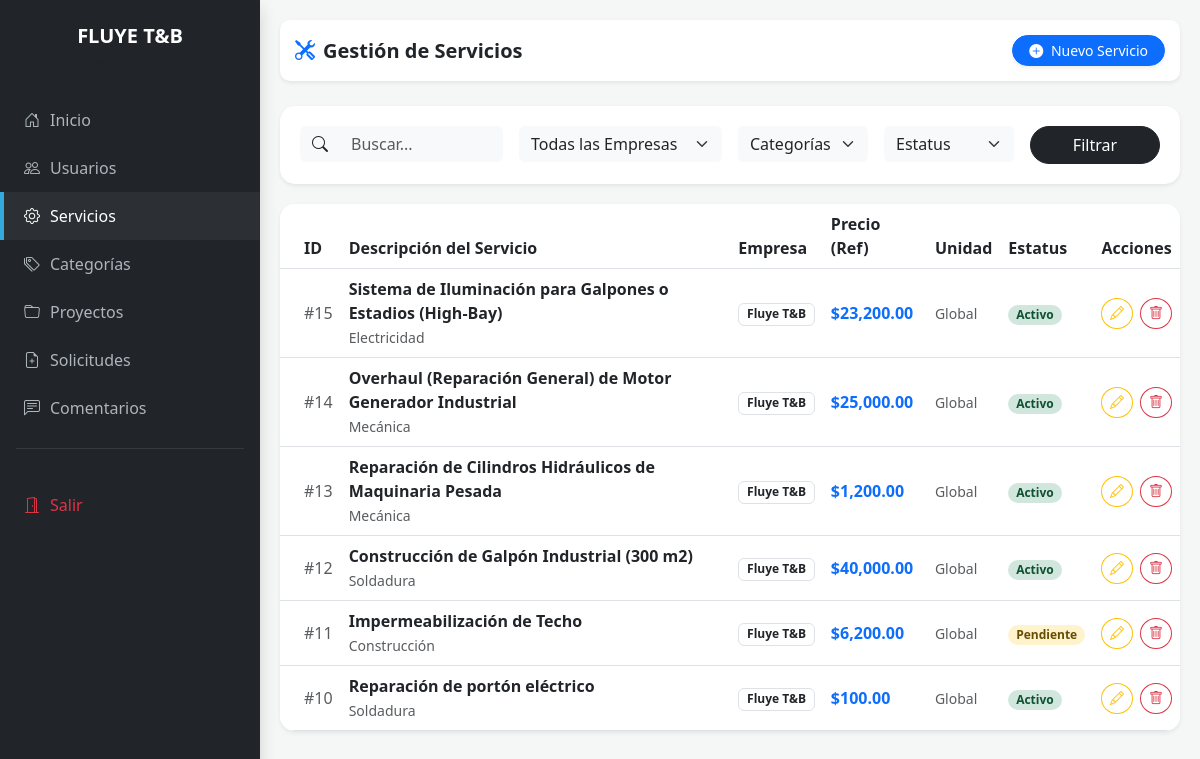
Page /servicios.php on the committed database.
### tables this page shows
CREATE TABLE `servicio` (
  `id_servicio` int NOT NULL,
  `tipo_servicio` varchar(100) DEFAULT NULL,
  `precio_referencial` decimal(10,2) DEFAULT NULL,
  `unidad_medida` enum('Hora','Metro','Kilo','Global') DEFAULT 'Global',
  `id_status` int DEFAULT NULL,
  `id_tipo` int DEFAULT NULL
);

CREATE TABLE `tipo` (
  `id_tipo` int NOT NULL,
  `nombre_tipo` varchar(100) DEFAULT NULL,
  `icono_tipo` varchar(50) DEFAULT 'bi-tag'
);

CREATE TABLE `Empresa` (
  `id_empresa` int NOT NULL,
  `nombre_empresa` varchar(100) DEFAULT NULL,
  `rif` varchar(20) DEFAULT NULL
);

CREATE TABLE `status_servicios` (
  `id_status` int NOT NULL,
  `nombre_status` varchar(50) DEFAULT NULL
);

### servicios.php (the view, shortened to what this page needs)
<?php
$host = 'localhost';
$db   = 'fluyetyb_proyecto';
$user = 'fluyetyb_fluyetyb-proyecto';
$pass = 'Cum2026*';
$conexion = mysqli_connect($host, $user, $pass, $db);
$where = " WHERE 1=1 ";
$query = "SELECT s.*, st.nombre_status, t.nombre_tipo, e.nombre_empresa
          FROM servicio s
          LEFT JOIN status_servicios st ON s.id_status = st.id_status
          LEFT JOIN tipo t ON s.id_tipo = t.id_tipo
          LEFT JOIN R_E_S r ON s.id_servicio = r.id_servicio
          LEFT JOIN Empresa e ON r.id_empresa = e.id_empresa
          $where
          ORDER BY s.id_servicio DESC";
$resultado = mysqli_query($conexion, $query);
?>
<!DOCTYPE html>
<html lang="es">
<head>
    <link href="https://cdn.jsdelivr.net/npm/bootstrap@5.3.0/dist/css/bootstrap.min.css" rel="stylesheet">
    <link rel="stylesheet" href="https://cdn.jsdelivr.net/npm/bootstrap-icons@1.11.0/font/bootstrap-icons.css">
</head>
<body>
<div class="d-flex">
    <?php include 'sidebar.php'; ?>
    <div class="main-content">
        <div class="top-nav d-flex justify-content-between align-items-center shadow-sm">
            <div class="d-flex align-items-center gap-3">
                <h5 class="mb-0 fw-bold text-dark">
                    <i class="bi bi-tools text-primary me-2"></i>Gestión de Servicios
                </h5>
            </div>
            <a href="nuevo_servicio.php" class="btn btn-primary btn-sm rounded-pill px-3 shadow-sm">
                <i class="bi bi-plus-circle-fill me-1"></i>
                <span class="d-none d-sm-inline">Nuevo Servicio</span>
            </a>
        </div>
        <div class="card filter-card shadow-sm">
            <form method="GET" action="servicios.php" class="row g-3">
                <div class="col-md-3">
                    <div class="input-group">
                        <span class="input-group-text bg-light border-0"><i class="bi bi-search"></i></span>
                        <input type="text" name="buscar" class="form-control bg-light border-0" placeholder="Buscar..." value="<?php echo htmlspecialchars($_GET['buscar'] ?? ''); ?>">
                    </div>
                </div>
                <div class="col-md-3">
                    <select name="f_empresa" class="form-select bg-light border-0">
                        <option value="">Todas las Empresas</option>
                    </select>
                </div>
                <div class="col-md-2">
                    <select name="f_tipo" class="form-select bg-light border-0">
                        <option value="">Categorías</option>
                    </select>
                </div>
                <div class="col-md-2">
                    <select name="f_status" class="form-select bg-light border-0">
                        <option value="">Estatus</option>
                    </select>
                </div>
                <div class="col-md-2">
                    <button type="submit" class="btn btn-dark w-100 rounded-pill">Filtrar</button>
                </div>
            </form>
        </div>
        <div class="card table-card shadow-sm">
            <div class="table-responsive">
                <table class="table table-hover align-middle mb-0">
                    <thead class="bg-light">
                        <tr>
                            <th class="ps-4">ID</th>
                            <th>Descripción del Servicio</th>
                            <th>Empresa</th>
                            <th>Precio (Ref)</th>
                            <th>Unidad</th>
                            <th>Estatus</th>
                            <th class="text-center">Acciones</th>
                        </tr>
                    </thead>
                    <tbody>
                        <?php while($s = mysqli_fetch_assoc($resultado)):
                            $nombre_st = $s['nombre_status'] ?? 'Desconocido';
                            $nombre_emp = $s['nombre_empresa'] ?? '<span class="text-danger">Sin Empresa</span>';
                            $clase_status = 'badge-pendiente';
                            if($s['id_status'] == 1) $clase_status = 'badge-activo';
                        ?>
                        <tr>
                            <td class="ps-4 text-muted">#<?php echo $s['id_servicio']; ?></td>
                            <td>
                                <span class="fw-bold text-dark d-block"><?php echo htmlspecialchars($s['tipo_servicio']); ?></span>
                                <small class="text-muted"><?php echo htmlspecialchars($s['nombre_tipo'] ?? 'S/N'); ?></small>
                            </td>
                            <td><span class="badge bg-white text-dark border"><?php echo $nombre_emp; ?></span></td>
                            <td><span class="text-primary fw-semibold">$<?php echo number_format($s['precio_referencial'], 2); ?></span></td>
                            <td><small class="text-muted"><?php echo htmlspecialchars($s['unidad_medida']); ?></small></td>
                            <td>
                                <span class="badge rounded-pill <?php echo $clase_status; ?>">
                                    <?php echo htmlspecialchars($nombre_st); ?>
                                </span>
                            </td>
                            <td class="text-center">
                                <div class="btn-group gap-2">
                                    <a href="editar_servicio.php?id=<?php echo $s['id_servicio']; ?>"
                                       class="btn btn-sm btn-outline-warning rounded-circle" title="Editar">
                                         <i class="bi bi-pencil"></i>
                                    </a>
                                    <a href="servicios.php?eliminar=<?php echo $s['id_servicio']; ?>"
                                       class="btn btn-sm btn-outline-danger rounded-circle"
                                       onclick="return confirm('¿Seguro que deseas eliminar este servicio?');" title="Eliminar">
                                         <i class="bi bi-trash"></i>
                                    </a>
                                </div>
                            </td>
                        </tr>
                        <?php endwhile; ?>
                    </tbody>
                </table>
            </div>
        </div>
    </div>
</div>
</body>
</html>

### servicios.php (style rules this page uses)
body { background-color: #f4f7f6; min-height: 100vh; margin: 0; }
.main-content { flex: 1; padding: 20px; transition: all 0.3s; min-width: 0; }
.top-nav { background: white; padding: 15px; border-radius: 10px; box-shadow: 0 2px 5px rgba(0,0,0,0.05); margin-bottom: 25px; }
.table-card { border: none; border-radius: 15px; background: white; overflow: hidden; }
.filter-card { border: none; border-radius: 15px; background: white; padding: 20px; margin-bottom: 20px; }
.badge-activo { background-color: #d1e7dd; color: #0f5132; }
.badge-pendiente { background-color: #fff3cd; color: #664d03; }

### rows in the picture
servicio: id_servicio "15", tipo_servicio "Sistema de Iluminación para Galpones o Estadios (High-Bay)", id_tipo.nombre_tipo "Electricidad", empresa.nombre_empresa "Fluye T&B", precio_referencial "23,200.00", unidad_medida "Global", id_status.nombre_status "Activo"
servicio: id_servicio "14", tipo_servicio "Overhaul (Reparación General) de Motor Generador Industrial", id_tipo.nombre_tipo "Mecánica", empresa.nombre_empresa "Fluye T&B", precio_referencial "25,000.00", unidad_medida "Global", id_status.nombre_status "Activo"
servicio: id_servicio "13", tipo_servicio "Reparación de Cilindros Hidráulicos de Maquinaria Pesada", id_tipo.nombre_tipo "Mecánica", empresa.nombre_empresa "Fluye T&B", precio_referencial "1,200.00", unidad_medida "Global", id_status.nombre_status "Activo"
servicio: id_servicio "12", tipo_servicio "Construcción de Galpón Industrial (300 m2)", id_tipo.nombre_tipo "Soldadura", empresa.nombre_empresa "Fluye T&B", precio_referencial "40,000.00", unidad_medida "Global", id_status.nombre_status "Activo"
servicio: id_servicio "11", tipo_servicio "Impermeabilización de Techo", id_tipo.nombre_tipo "Construcción", empresa.nombre_empresa "Fluye T&B", precio_referencial "6,200.00", unidad_medida "Global", id_status.nombre_status "Pendiente"
servicio: id_servicio "10", tipo_servicio "Reparación de portón eléctrico", id_tipo.nombre_tipo "Soldadura", empresa.nombre_empresa "Fluye T&B", precio_referencial "100.00", unidad_medida "Global", id_status.nombre_status "Activo"
